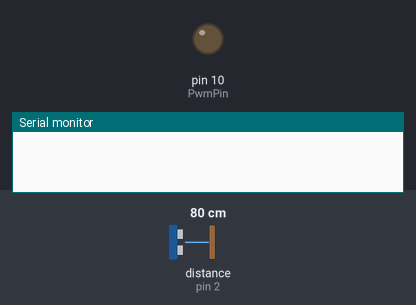
A sketch run on a simulated Arduino Uno, built with avr-gcc and run on an emulated ATmega328P. Parts: output pins drawn as LEDs (lit = HIGH), the last lines printed to the serial monitor. Wiring (inferred from the names in the program): range finder with pulse-width output: data pin 2. The test bench sets the inputs (shaded band); at power-on: distance to the obstacle (sensor on pin 2) 80 cm.

Above: at 0.1 s.
At 5.17 s:
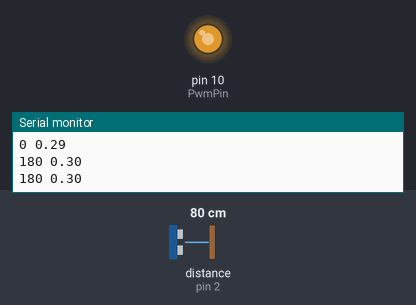
At 6.0 s:
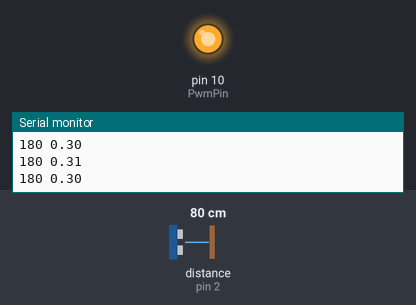
Timing chart, 0 to 7.5 s (numbered marks = the images above):
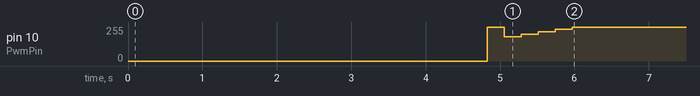

The sketch:

controll2.ino
```cpp
volatile unsigned int c = 0;

int PwmPin = 10;
int encoderDIGPin = 2;

float vel, vel1=0, vel0;
float pi = 3.14159265359;

int Sp=0, counter=0, u=0, n=0;

float pid0 = 0;
float pid1 = 0;
float pid2 = 0;

float error0 = 0;
float error1 = 0;
float error2 = 0;

float y1 = 0;
float y2 = 0;


float kp = 3.82; //5.756717147044455; //1.7629;
float ki = 0.45696;//7.160234489496824; //2.023;
float kd = 0.11424;//0.32046897899364923; //0.0;
/*
float kp = 1.7629;
float ki = 2.023;
float kd = 0.0;
*/
float Ts = 0.22848;

float q1 = kp + 0.5 * Ts * ki + (kd / Ts);
float q2 = Ts * ki * 0.5 - kp - (2 * kd / Ts);
float q3 = kd / Ts;

void setup() {
    Serial.begin(9600);
    pinMode(PwmPin, OUTPUT);
    pinMode(encoderDIGPin, INPUT);
    attachInterrupt(0, docount, RISING);  // increase counter when speed sensor pin goes High

    SREG = (SREG & 0b01111111);
    TIMSK2 = TIMSK2|0b00000001;
    TCCR2B = 0b00000111;
    SREG = (SREG & 0b01111111) | 0b10000000;
}

void loop() {
    analogWrite(PwmPin, pid0);
}

void docount()  // counts from the speed sensor
{
  counter++;  // increase +1 the counter value
}

int N = 417;
int Tc = 32.64;
float num, den=N*Tc;
ISR (TIMER2_OVF_vect){ // función que se llama cada 32.64ms
    c++;
    if(c > 147) {
        Sp = 180; //random(150, 235);
        c=0;
    }

    // Acción de filtrado
    num = counter * 2 * pi * 1000;
    vel = num / den;
    vel0 = 0.0203 * vel + 0.9797 * vel1; // fc=0.1Hz & Ts=32.64ms
    vel1 = vel0;
    counter = 0;

    // Acción de control
    if(c % 7 == 0) {
        error2 = error1;
        error1 = error0;
        pid2 = pid1;
        pid1 = pid0;
        error0 = Sp - vel0;
        pid0 = pid1 + q1 * error0 + q2 * error1 + q3 * error2;

        if (pid0 > 255) {
            pid0 = 255;
        }
        else if (pid0 < 0) {
            pid0 = 0;
        }

        Serial.print(Sp);
        Serial.print(" ");
        Serial.print(vel0);
        Serial.println(" ");
    }
}
```

Measured:
- by itself, pin 10 (PwmPin): 0/255 → 255/255 at 4.8 s, → 183/255 0.23 s later, → 202/255 0.23 s later, → 221/255 0.23 s later, … (6 changes in this stretch)
